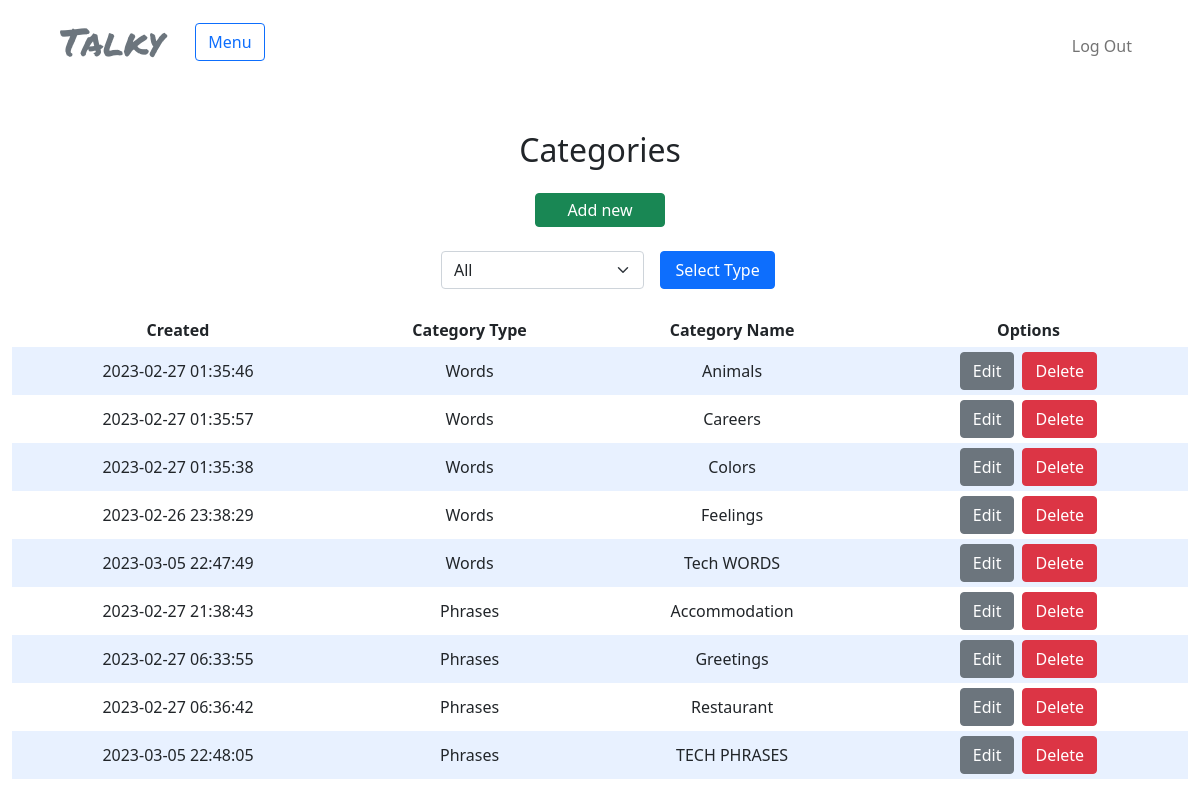
Page /categories (signed in) on the committed database.
### tables this page shows
CREATE TABLE categories (
    id INTEGER PRIMARY KEY AUTOINCREMENT,
    category_type TEXT NOT NULL,
    category_name TEXT NOT NULL,
    date TEXT DEFAULT CURRENT_TIMESTAMP
);

### app.py (the view, shortened to what this page needs)
@app.route("/categories", methods=["GET", "POST"])
@login_required
def categories():
    word_categories = []
    phrase_categories = []
    try:
        all_categories = db.execute(
            "SELECT * FROM categories ORDER BY category_type DESC, category_name ASC")
        word_categories = db.execute(
            "SELECT * FROM categories WHERE category_type = 'Words'")
        phrase_categories = db.execute(
            "SELECT * FROM categories WHERE category_type = 'Phrases'")
    except:
        return render_template("error.html", error="Error!")
    if request.method == "GET":
        return render_template("categories.html", categories=all_categories)

### app.py (called while the page is built)
@app.after_request
def after_request(response):
    response.headers["Cache-Control"] = "no-cache, no-store, must-revalidate"
    response.headers["Expires"] = 0
    response.headers["Pragma"] = "no-cache"
    return response

@app.context_processor
def inject_username():
    username = session.get("username")
    print(username)
    return dict(user=username)

### helpers.py (called while the page is built)
def login_required(f):
    @wraps(f)
    def decorated_function(*args, **kwargs):
        if session.get("user_id") is None:
            return redirect("/login")
        return f(*args, **kwargs)
    return decorated_function

### templates/categories.html (shortened to what this page needs)
{% extends "layout.html" %}
{% block main%}
<div class="d-flex flex-column justify-content-center align-items-center">
    <div class="d-flex flex-column justify-content-center">
        <h2 class="pb-3">Categories</h2>
        <a class="btn btn-success mx-3 mb-4 py-1 px-" href="/add-category">Add new</a>
    </div>
    <div>
        <form class="d-flex flex-row mb-4" style="width: 350px;" method="POST" action="/categories">
            <select class='form-select mx-3' name="category-type" id="category-type">
                <option {{ "selected='selected'" if category_type == 'All' else "" }} value="All">All</option>
            </select>
            <button class="btn btn-primary" style="width: 200px;" type="submit">Select Type</button>
        </form>
    </div>
    <table class="table-class">
        <thead>
            <tr>
                <th>Created</th>
                <th>Category Type</th>
                <th>Category Name</th>
                <th>Options</th>
            </tr>
        </thead>
        <tbody>
            {% for category in categories %}
            <tr>
                <td>{{category.date}}</td>
                <td>{{category.category_type}}</td>
                <td>{{category.category_name}}</td>
                <td class="d-flex flex-row align-items-center justify-content-center">
                    <a href="/edit-category/{{ category.id }}" class="btn btn-secondary mx-1">Edit</a>
                    <form action="{{url_for('delete_category', id=category.id)}}" method="post">
                        <input type="submit" value="Delete" class="btn btn-danger mx-1">
                    </form>
                </td>
            </tr>
            {% endfor %}
        </tbody>
    </div>
{% endblock %}

### templates/layout.html (shortened to what this page needs)
<!DOCTYPE html>
<html lang="en">
    <head>
        <link href="https://cdn.jsdelivr.net/npm/bootstrap@5.1.3/dist/css/bootstrap.min.css" rel="stylesheet">
        <link href="{{ url_for('static', filename='styles.css') }}" type="text/css" rel="stylesheet">
    </head>
    <body>
        <nav class="navbar navbar-expand-md navbar-light px-5">
            <div class="container-fluid">
                <a class="navbar-brand navbar-title text-secondary" href="/">Talky</a>
                {% if session["user_id"] == 1 or session["user_id"] == 2 %}
                <button class="btn btn-outline-primary mx-3" type="button" data-bs-toggle="offcanvas" data-bs-target="#nav-sidebar" aria-controls="nav-sidebar">
                    Menu
                  </button>
                {% endif %}
                <div class="collapse navbar-collapse" id="navbar">
                    {% if session["user_id"] %}
                        <ul class="navbar-nav ms-auto mt-2">
                            <li class="nav-item"><a class="nav-link" href="/logout">Log Out</a></li>
                        </ul>
                    {% else %}
                        <ul class="navbar-nav ms-auto mt-2">
                            <li class="nav-item"><a class="nav-link" href="/register">Register</a></li>
                            <li class="nav-item"><a class="nav-link" href="/login">Log In</a></li>
                        </ul>
                    {% endif %}
                </div>
            </div>
        </nav>
        <main class="container-fluid mx-auto py-5 text-center">
            {% block main %}
            {% endblock %}
        </main>
    </body>
</html>

### static/styles.css (style rules this page uses)
:root { --main-bg-color: #1a1a30; --light-bg-color: #20203e; }
html, body { height: 100%; }
nav .navbar-brand { font-size: xx-large; }
.navbar-title { font-family: 'Permanent Marker'; font-size: 38px !important; }
table { background-color: transparent; margin-bottom: 1rem; width: 100%; }
table th, table td { padding: 5px 0; vertical-align: middle; }
tbody tr:nth-of-type(odd) { background-color: rgb(179, 208, 255, 0.3) }

### rows in the picture
categories: date "2023-02-27 01:35:46", category_type "Words", category_name "Animals"
categories: date "2023-02-27 01:35:57", category_type "Words", category_name "Careers"
categories: date "2023-02-27 01:35:38", category_type "Words", category_name "Colors"
categories: date "2023-02-26 23:38:29", category_type "Words", category_name "Feelings"
categories: date "2023-03-05 22:47:49", category_type "Words", category_name "Tech WORDS"
categories: date "2023-02-27 21:38:43", category_type "Phrases", category_name "Accommodation"
categories: date "2023-02-27 06:33:55", category_type "Phrases", category_name "Greetings"
categories: date "2023-02-27 06:36:42", category_type "Phrases", category_name "Restaurant"
categories: date "2023-03-05 22:48:05", category_type "Phrases", category_name "TECH PHRASES"
